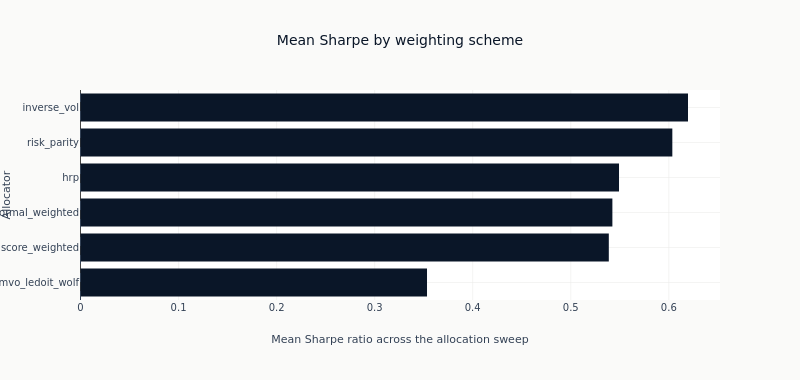

This figure's notebook cell:
### Code cell
ordered = alloc_comparison.sort("avg_sharpe")
fig = go.Figure(
    go.Bar(
        x=ordered["avg_sharpe"].to_list(),
        y=ordered["allocator"].to_list(),
        orientation="h",
        marker_color=COLORS["blue"],
        showlegend=False,
    )
)
fig.add_vline(x=0, line_width=1, line_dash="dash", line_color=COLORS["neutral"])
fig.update_xaxes(title_text="Mean Sharpe ratio across the allocation sweep")
fig.update_yaxes(title_text="Allocator")
fig.update_layout(
    title="Mean Sharpe by weighting scheme",
    height=380,
    width=800,
    margin=dict(t=90),
)
_span = ordered["avg_sharpe"]
show_plotly_with_alt(
    fig,
    "Horizontal bar chart of the mean Sharpe ratio of every allocation-stage backtest, one bar per "
    f"weighting scheme, with a dashed line at zero. Counted from the frame: {ordered.height} "
    f"allocators, mean Sharpe from {_span.min():+.3f} to {_span.max():+.3f}.",
)

### Figure 1 — Plotly figure (JSON) as saved in the notebook; plotly's stock layout.template omitted (floating-point values rounded to 4 significant figures)
{"data": [{"marker": {"color": "#0a1628"}, "orientation": "h", "showlegend": false, "type": "bar", "x": [0.3534, 0.5388, 0.5425, 0.5492, 0.6036, 0.6196], "y": ["mvo_ledoit_wolf", "score_weighted", "conformal_weighted", "hrp", "risk_parity", "inverse_vol"]}], "layout": {"height": 380, "margin": {"t": 90}, "shapes": [{"line": {"color": "#334155", "dash": "dash", "width": 1}, "type": "line", "x0": 0, "x1": 0, "xref": "x", "y0": 0, "y1": 1, "yref": "y domain"}], "title": {"text": "Mean Sharpe by weighting scheme"}, "width": 800, "xaxis": {"title": {"text": "Mean Sharpe ratio across the allocation sweep"}}, "yaxis": {"title": {"text": "Allocator"}}}}
